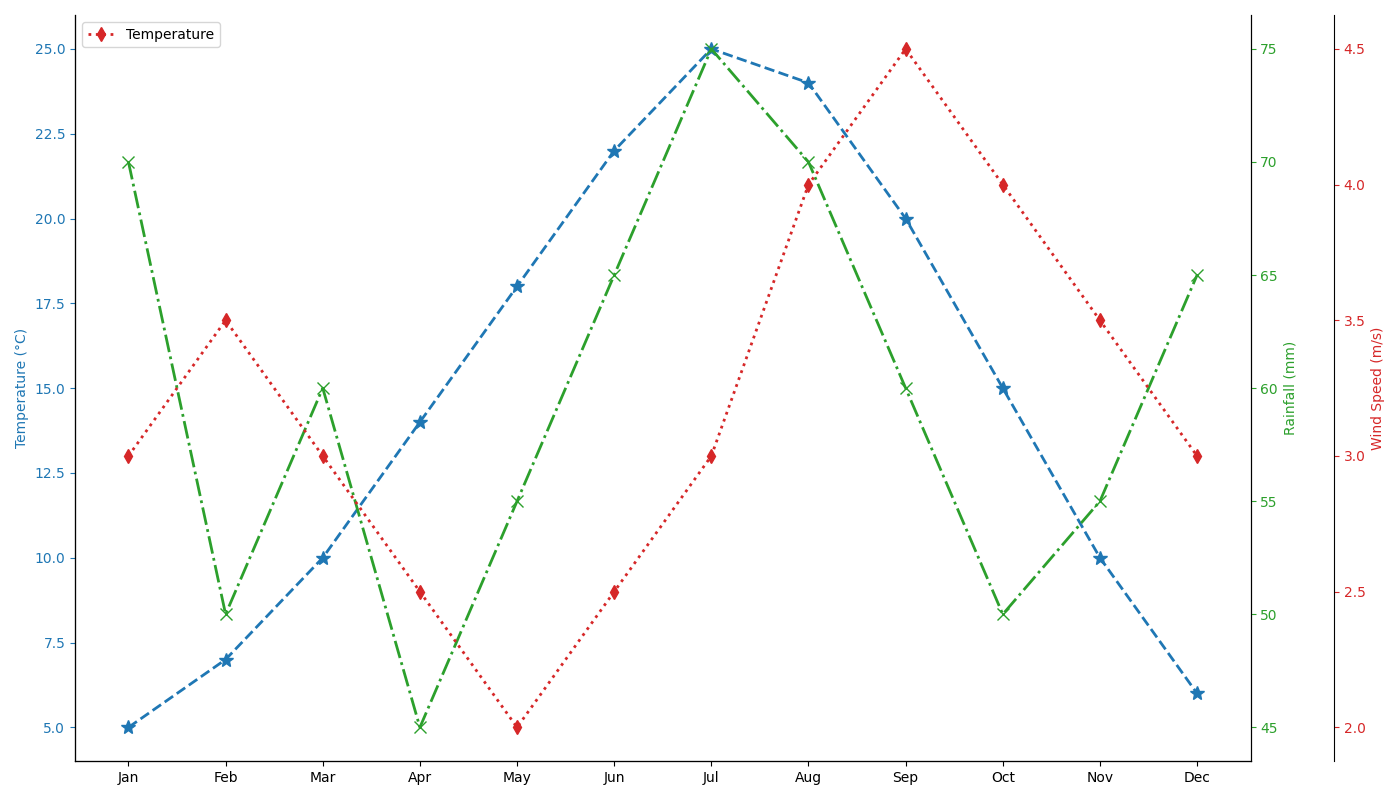

This figure's Python source:
import matplotlib.pyplot as plt
import numpy as np

months = np.array(['Jan', 'Feb', 'Mar', 'Apr', 'May', 'Jun', 'Jul', 'Aug', 'Sep', 'Oct', 'Nov', 'Dec'])
temperatures = np.array([5, 7, 10, 14, 18, 22, 25, 24, 20, 15, 10, 6])
rainfall = np.array([70, 50, 60, 45, 55, 65, 75, 70, 60, 50, 55, 65])
wind_speed = np.array([3, 3.5, 3, 2.5, 2, 2.5, 3, 4, 4.5, 4, 3.5, 3])

fig, ax1 = plt.subplots(figsize=(14, 8))

# Changed the marker and line style for temperatures
ax1.plot(months, temperatures, color='tab:blue', marker='*', markersize=10, linestyle='--', linewidth=2)
ax1.set_ylabel('Temperature (°C)', color='tab:blue')
ax1.tick_params(axis='y', colors='tab:blue')
ax1.grid(False)  # Disabled the grid

ax2 = ax1.twinx()

# Changed the marker and line style for rainfall
ax2.plot(months, rainfall, color='tab:green', marker='x', markersize=8, linestyle='-.', linewidth=2)
ax2.set_ylabel('Rainfall (mm)', color='tab:green')
ax2.tick_params(axis='y', colors='tab:green')

ax3 = ax1.twinx()
ax3.spines['right'].set_position(('outward', 60))

# Changed the marker and line style for wind speed
ax3.plot(months, wind_speed, color='tab:red', marker='d', markersize=7, linestyle=':', linewidth=2)
ax3.set_ylabel('Wind Speed (m/s)', color='tab:red')
ax3.tick_params(axis='y', colors='tab:red')

# Changed borders color and added a legend
plt.legend(['Temperature', 'Rainfall', 'Wind Speed'], loc='upper left')
ax1.spines['top'].set_visible(False)
ax2.spines['top'].set_visible(False)
ax3.spines['top'].set_visible(False)

fig.tight_layout()

plt.show()
